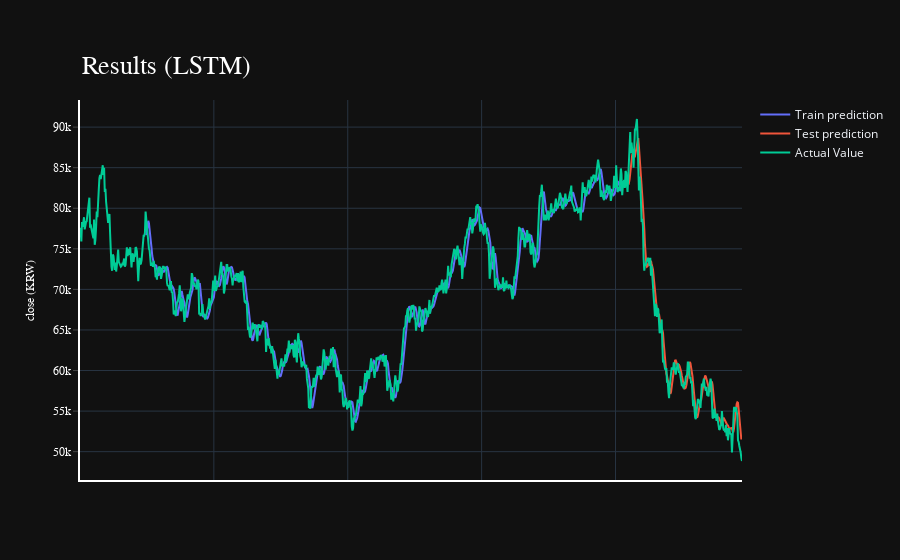

The code cell stored with this chart in its notebook:
### Code cell
import plotly.express as px
import plotly.graph_objects as go

fig = go.Figure()
fig.add_trace(go.Scatter(go.Scatter(x=result.index, y=result[0],
                    mode='lines',
                    name='Train prediction')))
fig.add_trace(go.Scatter(x=result.index, y=result[1],
                    mode='lines',
                    name='Test prediction'))
fig.add_trace(go.Scatter(go.Scatter(x=result.index, y=result[2],
                    mode='lines',
                    name='Actual Value')))
fig.update_layout(
    xaxis=dict(
        showline=True,
        showgrid=True,
        showticklabels=False,
        linecolor='white',
        linewidth=2
    ),
    yaxis=dict(
        title_text='close (KRW)',
        titlefont=dict(
            family='Rockwell',
            size=12,
            color='white',
        ),
        showline=True,
        showgrid=True,
        showticklabels=True,
        linecolor='white',
        linewidth=2,
        ticks='outside',
        tickfont=dict(
            family='Rockwell',
            size=12,
            color='white',
        ),
    ),
    showlegend=True,
    template = 'plotly_dark'

)



annotations = []
annotations.append(dict(xref='paper', yref='paper', x=0.0, y=1.05,
                              xanchor='left', yanchor='bottom',
                              text='Results (LSTM)',
                              font=dict(family='Rockwell',
                                        size=26,
                                        color='white'),
                              showarrow=False))
fig.update_layout(annotations=annotations)

fig.show()

### Figure 1 — Plotly figure (JSON) as saved in the notebook; plotly's stock layout.template omitted (floating-point values rounded to 4 significant figures; data arrays with more than 128 entries replaced by an {"elided": "..."} marker saying what was removed)
{"data": [{"mode": "lines", "name": "Train prediction", "type": "scatter", "x": {"elided": "990 int values"}, "y": {"elided": "990 float values"}}, {"mode": "lines", "name": "Test prediction", "type": "scatter", "x": {"elided": "990 int values"}, "y": {"elided": "990 float values"}}, {"mode": "lines", "name": "Actual Value", "type": "scatter", "x": {"elided": "990 int values"}, "y": {"elided": "990 float values"}}], "layout": {"annotations": [{"font": {"color": "white", "family": "Rockwell", "size": 26}, "showarrow": false, "text": "Results (LSTM)", "x": 0, "xanchor": "left", "xref": "paper", "y": 1.05, "yanchor": "bottom", "yref": "paper"}], "showlegend": true, "xaxis": {"linecolor": "white", "linewidth": 2, "showgrid": true, "showline": true, "showticklabels": false}, "yaxis": {"linecolor": "white", "linewidth": 2, "showgrid": true, "showline": true, "showticklabels": true, "tickfont": {"color": "white", "family": "Rockwell", "size": 12}, "ticks": "outside", "title": {"font": {"color": "white", "family": "Rockwell", "size": 12}, "text": "close (KRW)"}}}}
